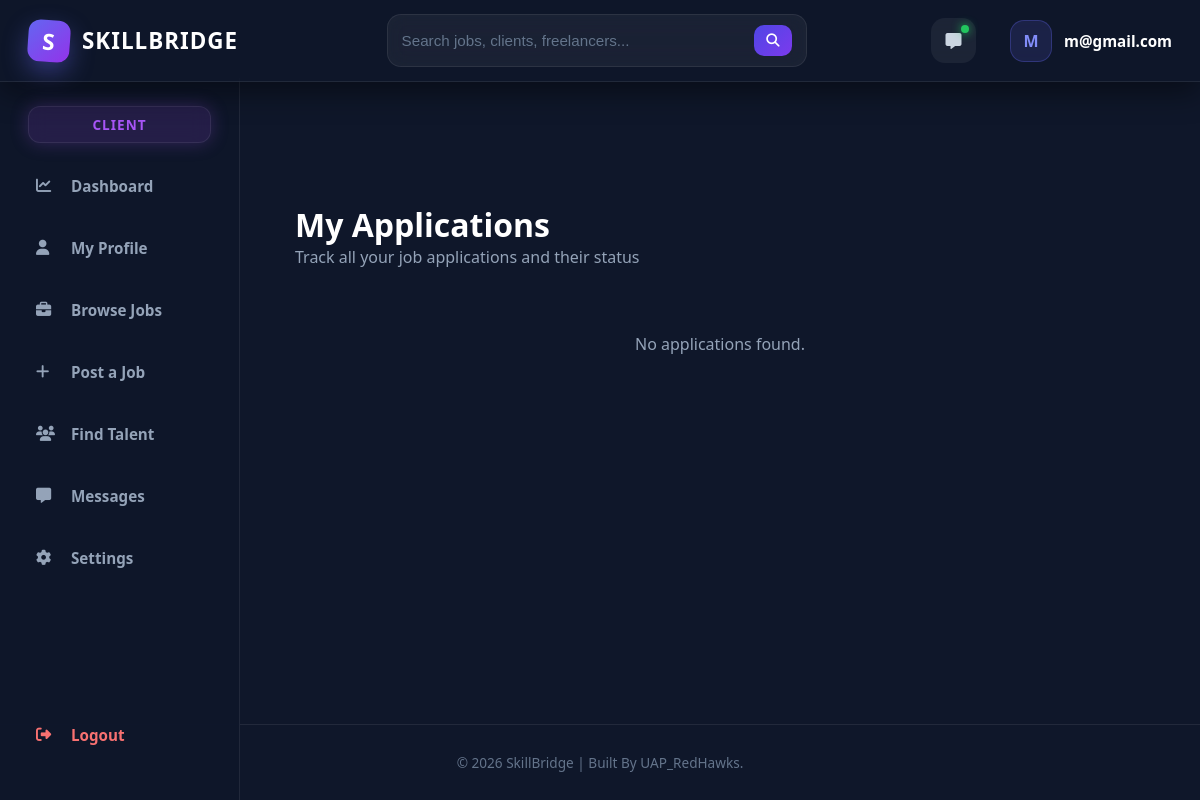
The app's page /jobs/my-applications/ (signed in), older data.
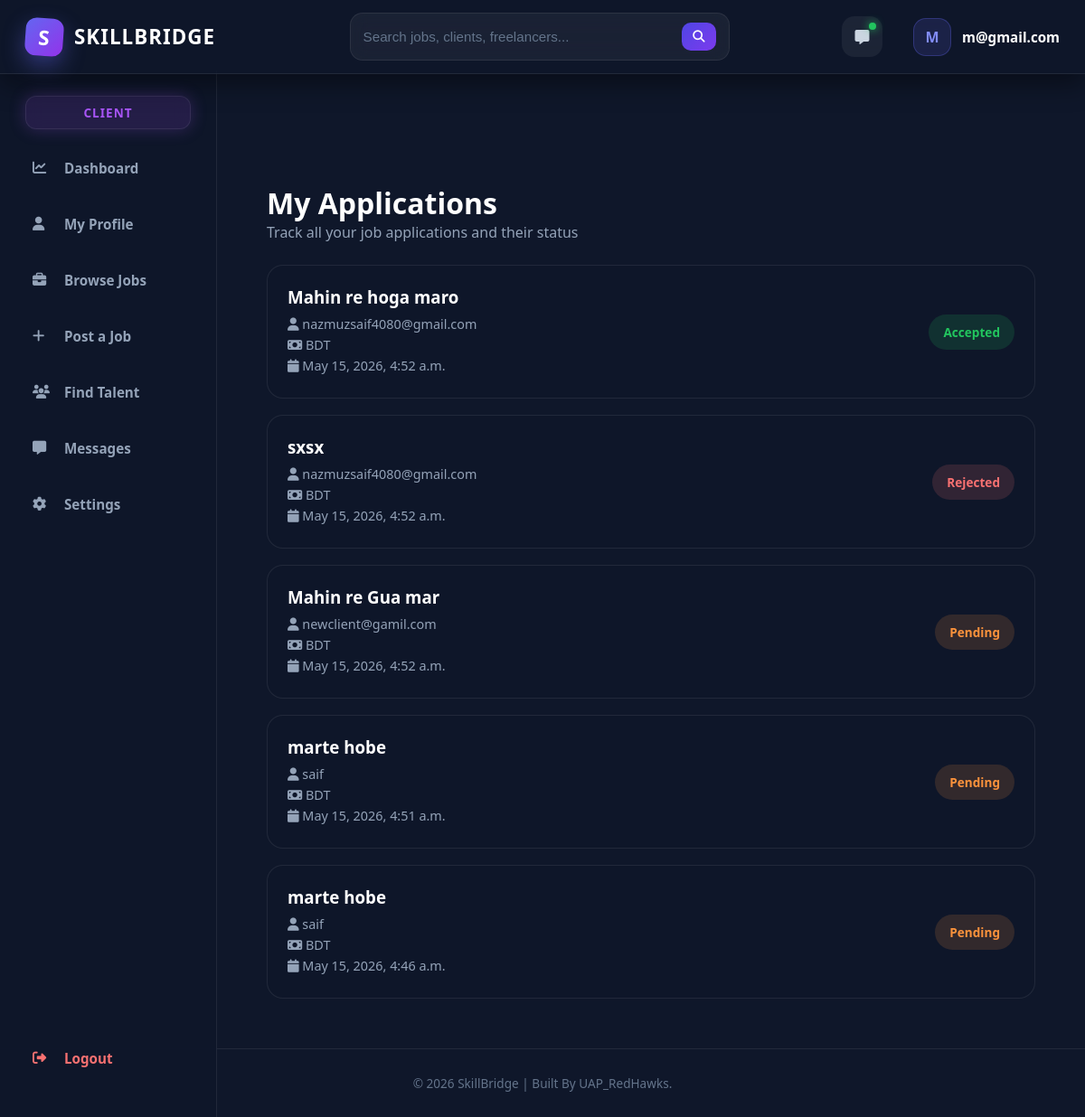
The same page, newer data.
### jobs/models.py (models this page shows, shortened)
class Application(models.Model):
    STATUS_CHOICES = (
        ('pending', 'Pending'),
        ('shortlisted', 'Shortlisted'),
        ('accepted', 'Accepted'),
        ('rejected', 'Rejected'),
    )
    job = models.ForeignKey(Job, on_delete=models.CASCADE, related_name='applications')
    freelancer = models.ForeignKey(User, on_delete=models.CASCADE, related_name='applications')
    cover_letter = models.TextField()
    proposed_budget = models.DecimalField(max_digits=10, decimal_places=2, null=True, blank=True)
    status = models.CharField(max_length=20, choices=STATUS_CHOICES, default='pending')
    applied_at = models.DateTimeField(auto_now_add=True)

class Job(models.Model):
    client = models.ForeignKey(User, on_delete=models.CASCADE, related_name='posted_jobs')
    title = models.CharField(max_length=255)
    description = models.TextField()
    category = models.ForeignKey(JobCategory, on_delete=models.SET_NULL, null=True)
    skills_required = models.ManyToManyField(Skill)
    budget_min = models.DecimalField(max_digits=10, decimal_places=2, null=True, blank=True)
    budget_max = models.DecimalField(max_digits=10, decimal_places=2, null=True, blank=True)
    deadline = models.DateField(null=True, blank=True)   # ✅ NEW
    is_active = models.BooleanField(default=True)
    created_at = models.DateTimeField(auto_now_add=True)

### jobs/views.py (the view)
# urls.py: path('my-applications/', views.my_applications, name='my_applications'),
@login_required
def my_applications(request):
    applications = Application.objects.filter(
        freelancer=request.user
    ).select_related('job').order_by('-applied_at')
    return render(request, 'jobs/my_applications.html', {
        'applications': applications
    })

### templates/jobs/my_applications.html (shortened to what this page needs)
{% extends 'core/base.html' %}
{% load static %}
{% block extra_css %}
<link rel="stylesheet" href="{% static 'css/jobs/my_applications.css' %}">
<link rel="stylesheet" href="https://cdnjs.cloudflare.com/ajax/libs/font-awesome/6.5.1/css/all.min.css">
{% endblock %}
{% block content %}
<div class="app-page">
    <div class="app-header">
        <h1>My Applications</h1>
        <p>Track all your job applications and their status</p>
    </div>
    <div class="app-list">
        {% for app in applications %}
        <div class="app-card">
            <div class="app-left">
                <h3>{{ app.job.title }}</h3>
                <p><i class="fa-solid fa-user"></i> {{ app.job.client.username }}</p>
                <p><i class="fa-solid fa-money-bill"></i> {{ app.job.budget }} BDT</p>
                <p><i class="fa-solid fa-calendar"></i> {{ app.applied_at }}</p>
            </div>
            <div class="app-right">
                {% if app.status == "pending" %}
                    <span class="status pending">Pending</span>
                {% elif app.status == "accepted" %}
                    <span class="status accepted">Accepted</span>
                {% elif app.status == "rejected" %}
                    <span class="status rejected">Rejected</span>
                {% else %}
                    <span class="status">Unknown</span>
                {% endif %}
            </div>
        </div>
        {% empty %}
        <p class="empty">No applications found.</p>
        {% endfor %}
    </div>
</div>
{% endblock %}

Row changes from the older to the newer data that the page shows:
added Application: job "Mahin re hoga maro", job.client.username "nazmuzsaif4080@gmail.com", applied_at "May 15, 2026, 4:52 a.m.", status "Accepted"
added Application: job "sxsx", job.client.username "nazmuzsaif4080@gmail.com", applied_at "May 15, 2026, 4:52 a.m.", status "Rejected"
added Application: job "Mahin re Gua mar", job.client.username "newclient@gamil.com", applied_at "May 15, 2026, 4:52 a.m.", status "Pending"
added Application: job "marte hobe", job.client.username "saif", applied_at "May 15, 2026, 4:51 a.m.", status "Pending"
added Application: job "marte hobe", job.client.username "saif", applied_at "May 15, 2026, 4:46 a.m.", status "Pending"
Text that changed along with them:
text no longer shown: "No applications found."
